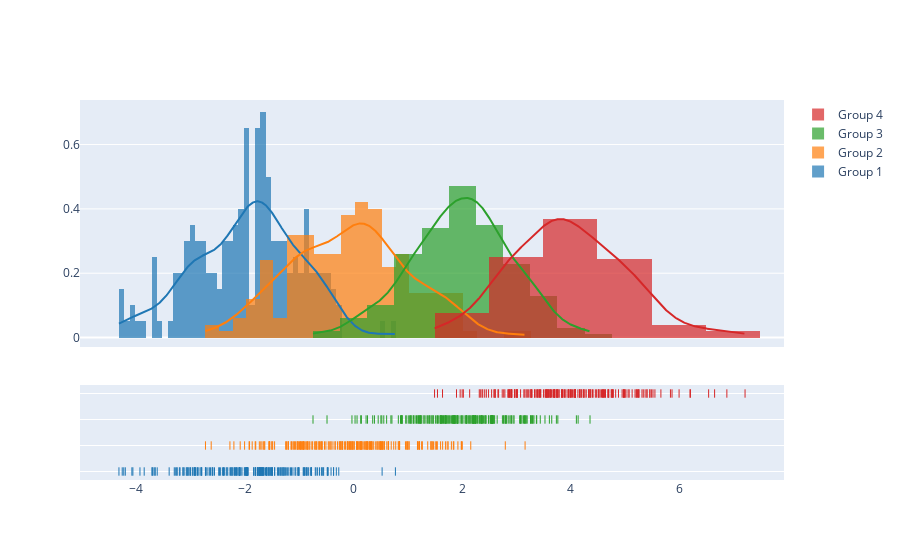

This figure's notebook cell:
### Markdown cell above
## Distplot: The distplot figure factory displays a combination of statistical representations of numerical data, such as histogram, kernel density estimation or normal curve, and rug plot.

### Code cell
import plotly.figure_factory as ff
import numpy as np

# Add histogram data
x1 = np.random.randn(200)-2
x2 = np.random.randn(200)
x3 = np.random.randn(200)+2
x4 = np.random.randn(200)+4

# Group data together
hist_data = [x1, x2, x3, x4]

group_labels = ['Group 1', 'Group 2', 'Group 3', 'Group 4']

# Create distplot with custom bin_size
fig = ff.create_distplot(hist_data, group_labels, bin_size=[.1, .25, .5, 1])
fig.show()

### Figure 1 — Plotly figure (JSON) as saved in the notebook; plotly's stock layout.template omitted (floating-point values rounded to 4 significant figures; data arrays with more than 128 entries replaced by an {"elided": "..."} marker saying what was removed)
{"data": [{"histnorm": "probability density", "legendgroup": "Group 1", "marker": {"color": "rgb(31, 119, 180)"}, "name": "Group 1", "opacity": 0.7, "type": "histogram", "x": {"elided": "200 float values"}, "xaxis": "x", "xbins": {"end": 0.7694, "size": 0.1, "start": -4.321}, "yaxis": "y"}, {"histnorm": "probability density", "legendgroup": "Group 2", "marker": {"color": "rgb(255, 127, 14)"}, "name": "Group 2", "opacity": 0.7, "type": "histogram", "x": {"elided": "200 float values"}, "xaxis": "x", "xbins": {"end": 3.157, "size": 0.25, "start": -2.728}, "yaxis": "y"}, {"histnorm": "probability density", "legendgroup": "Group 3", "marker": {"color": "rgb(44, 160, 44)"}, "name": "Group 3", "opacity": 0.7, "type": "histogram", "x": {"elided": "200 float values"}, "xaxis": "x", "xbins": {"end": 4.352, "size": 0.5, "start": -0.748}, "yaxis": "y"}, {"histnorm": "probability density", "legendgroup": "Group 4", "marker": {"color": "rgb(214, 39, 40)"}, "name": "Group 4", "opacity": 0.7, "type": "histogram", "x": {"elided": "200 float values"}, "xaxis": "x", "xbins": {"end": 7.206, "size": 1, "start": 1.49}, "yaxis": "y"}, {"legendgroup": "Group 1", "marker": {"color": "rgb(31, 119, 180)"}, "mode": "lines", "name": "Group 1", "showlegend": false, "type": "scatter", "x": {"elided": "500 float values"}, "xaxis": "x", "y": {"elided": "500 float values"}, "yaxis": "y"}, {"legendgroup": "Group 2", "marker": {"color": "rgb(255, 127, 14)"}, "mode": "lines", "name": "Group 2", "showlegend": false, "type": "scatter", "x": {"elided": "500 float values"}, "xaxis": "x", "y": {"elided": "500 float values"}, "yaxis": "y"}, {"legendgroup": "Group 3", "marker": {"color": "rgb(44, 160, 44)"}, "mode": "lines", "name": "Group 3", "showlegend": false, "type": "scatter", "x": {"elided": "500 float values"}, "xaxis": "x", "y": {"elided": "500 float values"}, "yaxis": "y"}, {"legendgroup": "Group 4", "marker": {"color": "rgb(214, 39, 40)"}, "mode": "lines", "name": "Group 4", "showlegend": false, "type": "scatter", "x": {"elided": "500 float values"}, "xaxis": "x", "y": {"elided": "500 float values"}, "yaxis": "y"}, {"legendgroup": "Group 1", "marker": {"color": "rgb(31, 119, 180)", "symbol": "line-ns-open"}, "mode": "markers", "name": "Group 1", "showlegend": false, "type": "scatter", "x": {"elided": "200 float values"}, "xaxis": "x", "y": {"elided": "200 str values"}, "yaxis": "y2"}, {"legendgroup": "Group 2", "marker": {"color": "rgb(255, 127, 14)", "symbol": "line-ns-open"}, "mode": "markers", "name": "Group 2", "showlegend": false, "type": "scatter", "x": {"elided": "200 float values"}, "xaxis": "x", "y": {"elided": "200 str values"}, "yaxis": "y2"}, {"legendgroup": "Group 3", "marker": {"color": "rgb(44, 160, 44)", "symbol": "line-ns-open"}, "mode": "markers", "name": "Group 3", "showlegend": false, "type": "scatter", "x": {"elided": "200 float values"}, "xaxis": "x", "y": {"elided": "200 str values"}, "yaxis": "y2"}, {"legendgroup": "Group 4", "marker": {"color": "rgb(214, 39, 40)", "symbol": "line-ns-open"}, "mode": "markers", "name": "Group 4", "showlegend": false, "type": "scatter", "x": {"elided": "200 float values"}, "xaxis": "x", "y": {"elided": "200 str values"}, "yaxis": "y2"}], "layout": {"autosize": true, "barmode": "overlay", "hovermode": "closest", "legend": {"traceorder": "reversed"}, "xaxis": {"anchor": "y2", "autorange": true, "domain": [0, 1], "range": [-5.036, 7.922], "type": "linear", "zeroline": false}, "yaxis": {"anchor": "free", "autorange": true, "domain": [0.35, 1], "position": 0, "range": [-0.02929, 0.7384], "type": "linear"}, "yaxis2": {"anchor": "x", "autorange": true, "domain": [0, 0.25], "dtick": 1, "range": [-0.5455, 3.545], "showticklabels": false, "type": "category"}}}
